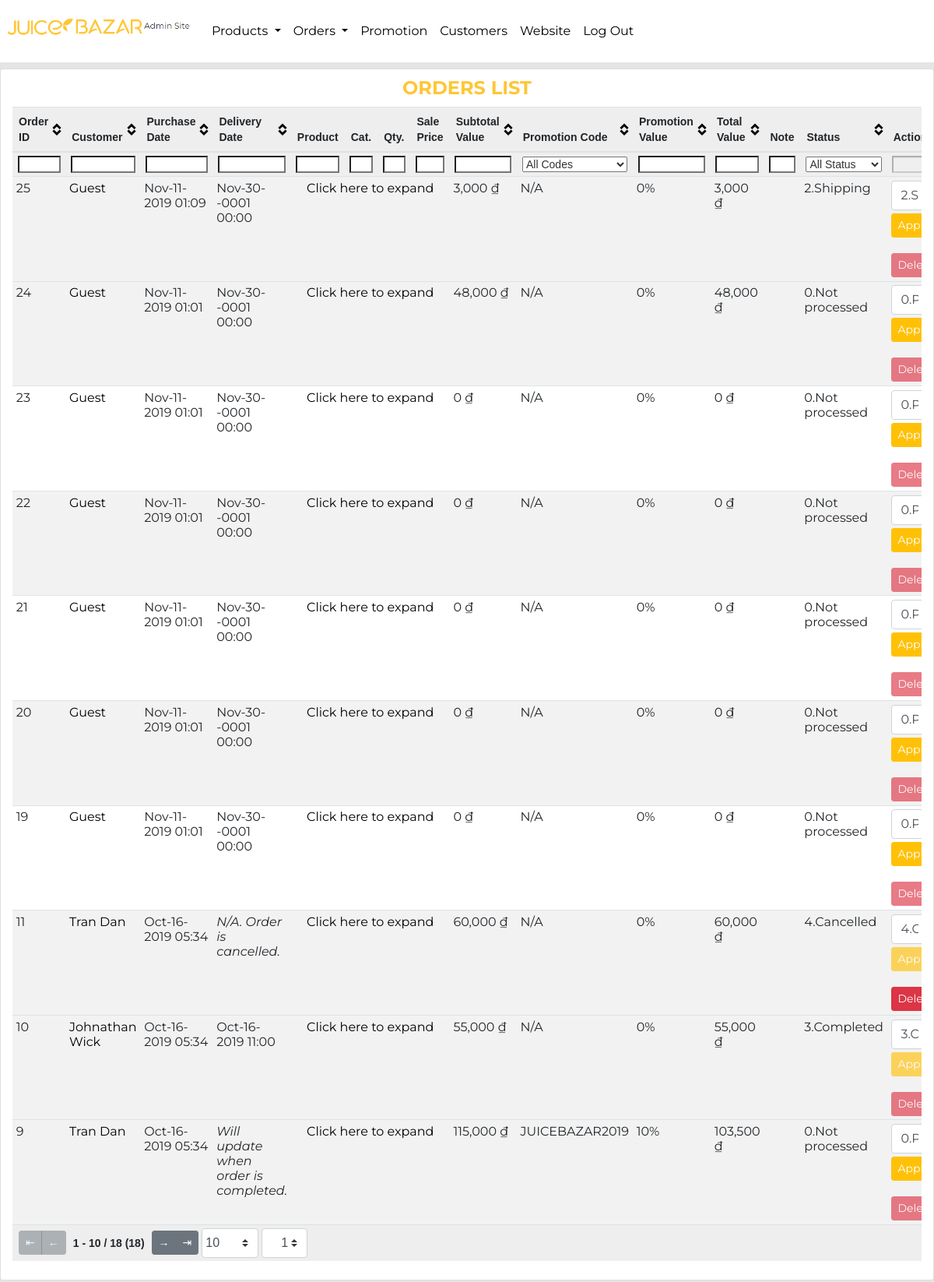
Page /admin/public/admin-orders.php (signed in) on the committed database.
### tables this page shows
CREATE TABLE `orders` (
  `OrderId` int(11) NOT NULL,
  `MemberId` int(11) NOT NULL,
  `PurchaseDate` datetime NOT NULL DEFAULT current_timestamp(),
  `DeliveryDate` datetime DEFAULT NULL,
  `PromoId` tinyint(4) DEFAULT NULL,
  `Status` tinyint(1) NOT NULL DEFAULT 0,
  `Note` text NOT NULL
);

### admin/public/admin-orders.php (called while the page is built, shortened)
<?php
if (!empty($_SESSION['admin'])) {
    include_once __DIR__ . '/../include/DatabaseConnection.php';
    include_once __DIR__ . '/../include/DatabaseFunctions.php';
    try {
        $orders = getOrders($pdo);
        include __DIR__ . '/../templates/admin-orders.html.php';
    } catch (PDOException $e) {
        $title = 'An error has occurred';
        $output = 'Database error: ' . $e->getMessage() . ' in ' .
            $e->getFile() . ':' . $e->getLine();
    }
} else {
    header('location: index.php');
}
include __DIR__ . '/../templates/layout.html.php';

### admin/include/DatabaseFunctions.php (called while the page is built, shortened)
<?php
function query($pdo, $sql, $parameters = [])
{
    $query = $pdo->prepare($sql);
    $query->execute($parameters);
    return $query;
}
function getOrders($pdo, $id = '')
{
    if ($id == '') {
        $sql = 'SELECT * FROM `orders` ORDER BY `OrderId` DESC';
        $query = query($pdo, $sql);
        $results = $query->fetchAll();
    } else {
        $sql = 'SELECT * FROM `orders` WHERE `OrderId` = :OrderId';
        $parameters = [':OrderId' => $id];
        $query = query($pdo, $sql, $parameters);
        $results = $query->fetchAll();
    }
    $orders = [];
    foreach ($results as $result) {
        $promo = empty($result['PromoId']) ? ['PromoName' => '', 'PromoValue' => 0] : getOrderInfo($pdo, 'promotion', 'PromoId', $result['PromoId']);
        $member = getOrderInfo($pdo, 'member', 'MemberId', $result['MemberId']);
        $items = getOrderDetail($pdo, $result['OrderId']);
        $subTotalValue = 0;
        foreach ($items as $item) {
            $subTotalValue += ($item['SalePrice'] * $item['Quantity']);
        }
        $orders[] = [
            'OrderId' => $result['OrderId'],
            'MemberId' => $result['MemberId'],
            'MemberName' => $member['Name'],
            'PurchaseDate' => $result['PurchaseDate'],
            'DeliveryDate' => $result['DeliveryDate'] ?? "",
            'Items' => getOrderDetail($pdo, $result['OrderId']),
            'List' => getListProducts($pdo),
            'PromoId' => $result['PromoId'],
            'PromoName' => $promo['PromoName'],
            'PromoValue' => $promo['PromoValue'],
            'subTotalValue' => $subTotalValue,
            'Status' => $result['Status'],
            'Note' => $result['Note']
        ];
    }
    return $orders;
}
function getOrderDetail($pdo, $OrderId)
{
    $sql = 'SELECT pd.`ProductDetailId`, p.`ProductId`, p.`Name`, od.`SalePrice`, od.`Quantity`, pd.`CapacityId`, p.`TypeId`, t.`Type` FROM `orderdetail` od JOIN `productdetail` pd ON od.`ProductDetailId` = pd.`ProductDetailId` JOIN  `product` p ON pd.`ProductId` = p.`ProductId` JOIN `Type` t ON t.`TypeId` = p.`TypeId` WHERE `OrderID` = :OrderId';
    $parameters = [':OrderId' => $OrderId];
    $results = query($pdo, $sql, $parameters)->fetchAll();
    return $results;
}
function getOrderInfo($pdo, $table, $primaryKey, $keyValue)
{
    $sql = 'SELECT * FROM `' . $table . '` WHERE `' . $primaryKey . '` = :keyValue';
    $parameters = [':keyValue' => $keyValue];
    $results = query($pdo, $sql, $parameters)->fetch();
    return $results;
}
function getListProducts($pdo)
{
    $sql = 'SELECT pd.`ProductDetailId`, pd.`Price`, p.`Name`, pd.`CapacityId` FROM `productdetail` pd JOIN `product` p ON pd.`ProductId`= p.`ProductId` WHERE p.`Status`= 1 ORDER BY p.`Name`';
    return query($pdo, $sql)->fetchAll();
}

### admin/templates/admin-orders.html.php (the view, shortened to what this page needs)
<div class="page-section card col-12 py-2">
    <div class="section-title pb-2">Orders List</div>
    <div class="table-wrapper">
        <table class="table table-hover table-striped table-sm tablesorter" id='orderTable'>
            <thead>
                <tr>
                    <th scope="col" style="width: 80px" class="filter-exact">Order ID</th>
                    <th scope="col" style="width: 10%">Customer</th>
                    <th scope="col" style="width: 10%">Purchase Date</th>
                    <th scope="col" style="width: 10%">Delivery Date</th>
                    <th scope="col" style="width:5%" class="sorter-false">Product</th>
                    <th scope="col" style="" class="sorter-false">Cat.</th>
                    <th scope="col" style="width:5%" class="sorter-false filter-exact">Qty.</th>
                    <th scope="col" style="width: 8%" class="sorter-false">Sale Price</th>
                    <th scope="col" style="width: 8%">Subtotal Value</th>
                    <th scope="col" style="" class="filter-select filter-exact" data-placeholder="All Codes">Promotion Code</th>
                    <th scope="col" style="">Promotion Value</th>
                    <th scope="col" style="width: 5%">Total Value</th>
                    <th scope="col" style="" class="sorter-false">Note</th>
                    <th scope="col" style="" class="filter-select filter-exact" data-placeholder="All Status">Status</th>
                    <th scope="col" class="sorter-false filter-false">Action</th>
                </tr>
            </thead>
            <tbody>
                <?php foreach ($orders as $order) : ?>
                    <tr>
                        <td><?= $order['OrderId'] ?></td>
                        <td>
                            <a class="admin-link" href="member-edit.php?id=<?= $order['MemberId'] ?>">
                                <?= $order['MemberName'] ?>
                            </a>
                        </td>
                        <td><?= date_format(date_create($order['PurchaseDate']), 'M-d-Y H:i') ?></td>
                        <td><?php if (($order['Status'] == 4)) {
                                    echo '<i>N/A. Order is cancelled.</i>';
                                } else if ($order['DeliveryDate'] == '') {
                                    echo '<i>Will update when order is completed.</i>';
                                } else {
                                    echo date_format(date_create($order['DeliveryDate']), 'M-d-Y H:i');
                                } ?></td>
                        <td colspan=4 class="text-center">
                            <a href="#" class="toggle admin-link d-block" style="height: 120px">
                                Click here to expand
                            </a>
                        </td>
                        <td><?= number_format($order['subTotalValue']) ?> ₫</td>
                        <td><?= empty($order['PromoName']) ?  'N/A' : $order['PromoName'] ?></td>
                        <td><?= $order['PromoValue'] * 100 ?>%</td>
                        <td><?= number_format($order['subTotalValue'] * (1 - $order['PromoValue'])) ?> ₫</td>
                        <td><?= $order['Note'] ?></td>
                        <td>
                            <?php switch ($order['Status']) {
                                    case 0:
                                        echo '0.Not processed';
                                        break;
                                    case 1:
                                        echo '1.Processing';
                                        break;
                                    case 2:
                                        echo '2.Shipping';
                                        break;
                                    case 3:
                                        echo '3.Completed';
                                        break;
                                    case 4:
                                        echo '4.Cancelled';
                                        break;
                                } ?>
                        </td>
                        <td>
                            <form method="POST" action="../include/snippets/orderStatusSwitch.php">
                                <select class="custom-select mb-1" name="newStatus" id='statusSelector'>
                                    <option value="0" <?= $order['Status'] > 0 ? 'disabled' : '' ?> <?= $order['Status'] == 0 ? 'selected' : '' ?>>0.Pending</option>
                                    <option value="2" <?= $order['Status'] > 2 ? 'disabled' : '' ?> <?= $order['Status'] == 2 ? 'selected' : '' ?>>2.Shipping</option>
                                    <option value="3" <?= $order['Status'] >= 3 ? 'disabled' : '' ?> <?= $order['Status'] == 3 ? 'selected' : '' ?>>3.Completed</option>
                                    <option value="4" <?= $order['Status'] > 2 ? 'disabled' : '' ?> <?= $order['Status'] == 4 ? 'selected' : '' ?>>4.Cancelled</option>
                                </select>
                                <button type="submit" class="btn btn-warning btn-sm text-white mb-1" name="OrderStatusBtn" id="OrderStatusBtn" <?= $order['Status'] >= 3 ? 'disabled' : '' ?>>Apply</button>
                            </form>
                            <a class="btn btn-danger btn-sm text-white delete-product <?= ($order['Status'] != 4) ? 'disabled' : ''; ?>" data-toggle="modal" data-target="#deleteModal" data-element-id="<?= $order['OrderId'] ?>" data-element-name="<?= $order['OrderId'] ?>">
                                Delete
                            </a>
                        </td>
                    </tr>
                <?php endforeach; ?>
            </tbody>
            <tfoot>
                <tr>
                    <th colspan="15" class="ts-pager">
                        <div class="form-inline">
                            <div class="btn-group btn-group-sm mx-1" role="group">
                                <button type="button" class="btn btn-secondary first" title="first">⇤</button>
                                <button type="button" class="btn btn-secondary prev" title="previous">←</button>
                            </div>
                            <span class="pagedisplay"></span>
                            <div class="btn-group btn-group-sm mx-1" role="group">
                                <button type="button" class="btn btn-secondary next" title="next">→</button>
                                <button type="button" class="btn btn-secondary last" title="last">⇥</button>
                            </div>
                            <select class="form-control-sm custom-select px-1 pagesize" title="Select page size">
                                <option selected="selected" value="10">10</option>
                            </select>
                            <select class="form-control-sm custom-select px-4 mx-1 pagenum" title="Select page number"></select>
                        </div>
                    </th>
                </tr>
            </tfoot>
        </table>
    </div>
</div>

### assets/css/style.css (style rules this page uses)
body { font-family: "Montserrat", sans-serif; background-color: #e5e5e5; }
a { color: #ffc634 !important; text-decoration: none; }
.section-title { font-weight: bold; font-size: 1.5rem; line-height: 2rem; text-align: center; text-transform: uppercase; color: #ffc634; padding-bottom: 3rem; }
.table-wrapper { height: calc(100vh - 160px) !important; overflow: auto; font-size: 12px !important; }
.admin-link { color: black !important; }

### rows in the picture
orders: OrderId "25", MemberName "Guest", PurchaseDate "Nov-11-2019 01:09", DeliveryDate "Nov-30--0001 00:00", subTotalValue "3,000", shows "N/A", $order['PromoValue']*100 "0", $order['subTotalValue']*(1-$order['PromoValue']) "3,000", shows "2.Shipping", newStatus "2.Shipping"
orders: OrderId "24", MemberName "Guest", PurchaseDate "Nov-11-2019 01:01", DeliveryDate "Nov-30--0001 00:00", subTotalValue "48,000", shows "N/A", $order['PromoValue']*100 "0", $order['subTotalValue']*(1-$order['PromoValue']) "48,000", shows "0.Not processed", newStatus "0.Pending"
orders: OrderId "23", MemberName "Guest", PurchaseDate "Nov-11-2019 01:01", DeliveryDate "Nov-30--0001 00:00", subTotalValue "0", shows "N/A", $order['PromoValue']*100 "0", $order['subTotalValue']*(1-$order['PromoValue']) "0", shows "0.Not processed", newStatus "0.Pending"
orders: OrderId "22", MemberName "Guest", PurchaseDate "Nov-11-2019 01:01", DeliveryDate "Nov-30--0001 00:00", subTotalValue "0", shows "N/A", $order['PromoValue']*100 "0", $order['subTotalValue']*(1-$order['PromoValue']) "0", shows "0.Not processed", newStatus "0.Pending"
orders: OrderId "21", MemberName "Guest", PurchaseDate "Nov-11-2019 01:01", DeliveryDate "Nov-30--0001 00:00", subTotalValue "0", shows "N/A", $order['PromoValue']*100 "0", $order['subTotalValue']*(1-$order['PromoValue']) "0", shows "0.Not processed", newStatus "0.Pending"
orders: OrderId "20", MemberName "Guest", PurchaseDate "Nov-11-2019 01:01", DeliveryDate "Nov-30--0001 00:00", subTotalValue "0", shows "N/A", $order['PromoValue']*100 "0", $order['subTotalValue']*(1-$order['PromoValue']) "0", shows "0.Not processed", newStatus "0.Pending"
orders: OrderId "19", MemberName "Guest", PurchaseDate "Nov-11-2019 01:01", DeliveryDate "Nov-30--0001 00:00", subTotalValue "0", shows "N/A", $order['PromoValue']*100 "0", $order['subTotalValue']*(1-$order['PromoValue']) "0", shows "0.Not processed", newStatus "0.Pending"
orders: OrderId "11", MemberName "Tran Dan", PurchaseDate "Oct-16-2019 05:34", shows "N/A. Order is cancelled.", subTotalValue "60,000", PromoValue "0", PromoValue "60,000", shows "4.Cancelled", newStatus "4.Cancelled"
orders: OrderId "10", MemberName "Johnathan Wick", PurchaseDate "Oct-16-2019 05:34", DeliveryDate "Oct-16-2019 11:00", subTotalValue "55,000", shows "N/A", PromoValue "0", PromoValue "55,000", shows "3.Completed", newStatus "3.Completed"
orders: OrderId "9", MemberName "Tran Dan", PurchaseDate "Oct-16-2019 05:34", shows "Will update when order is completed.", subTotalValue "115,000", PromoName "JUICEBAZAR2019", PromoValue "10", PromoValue "103,500", shows "0.Not processed", newStatus "0.Pending"
